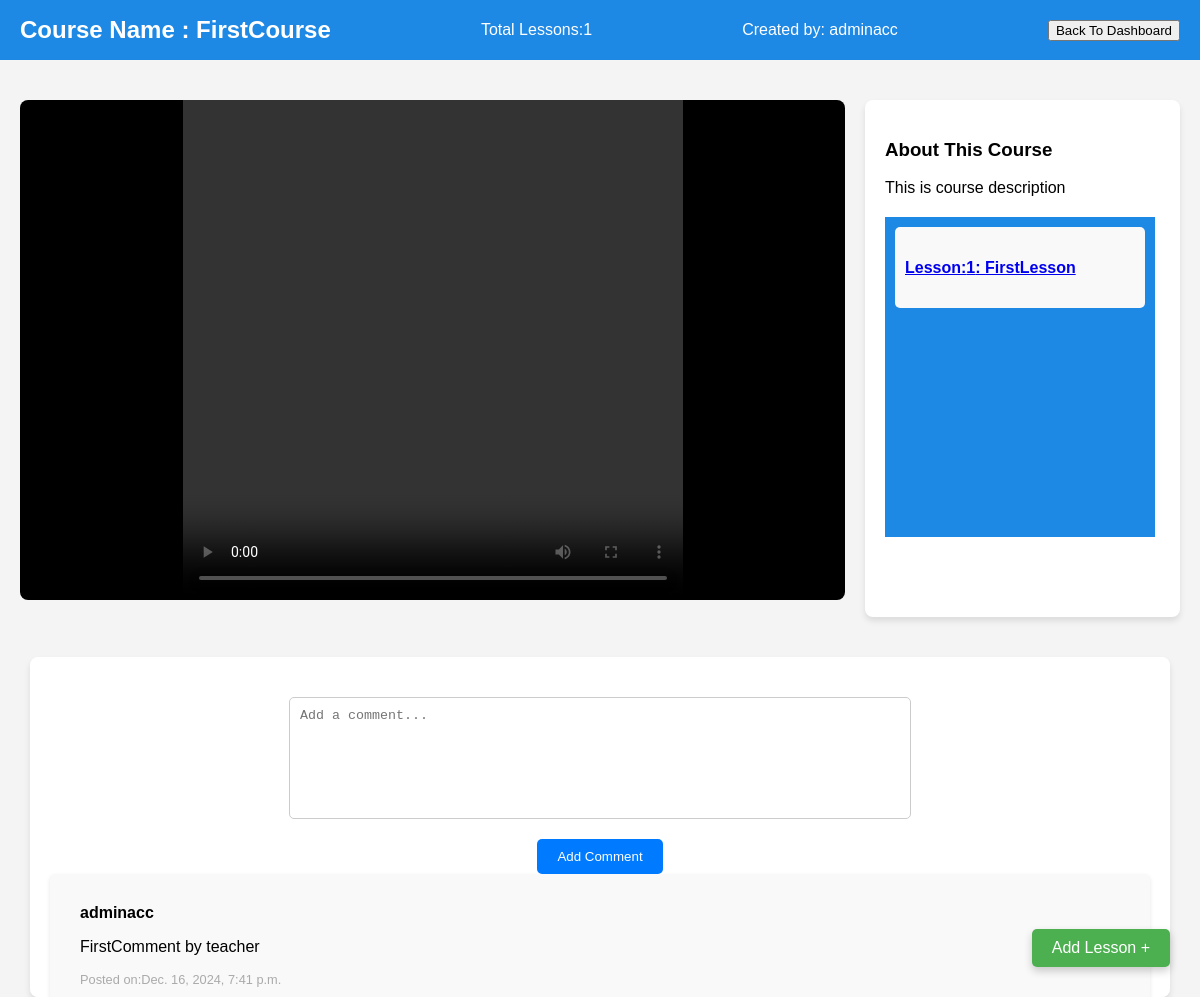
The page /dashboard/view_course/1/1/ on the database its author committed.
### dashboardapp/models.py (models this page shows, shortened)
class Course(models.Model):
    coursename = models.CharField(max_length=10, unique=True)
    coursedesc = models.CharField(max_length=300)
    createdby = models.CharField(max_length=100)
    totalstudents = models.IntegerField(default=0)

class Lesson(models.Model):
    course = models.ForeignKey(Course, on_delete=models.CASCADE, related_name='lessons')
    title = models.CharField(max_length=50)
    video = models.FileField(upload_to='videos/', null=False)
    created_at = models.DateTimeField(default=datetime.datetime.now())

class Comment(models.Model):
    lesson = models.ForeignKey(Lesson, on_delete=models.CASCADE, related_name='comments')
    name = models.CharField(max_length=255)
    content = models.TextField()
    created_at = models.DateTimeField(default=datetime.datetime.now())
    class Meta:
        ordering = ['created_at']

### dashboardapp/views.py (the view, shortened to what this page needs)
# urls.py: path('view_course/<int:course_id>/<int:lesson_id>/',
def view_course(request, course_id=None, lesson_id=None):
    course_ = get_object_or_404(Course, id=course_id)
    selected_lesson = None
    comments = None
    lesson = Lesson.objects.filter(course=course_)
    if lesson_id:
        selected_lesson = get_object_or_404(
            Lesson, id=lesson_id, course=course_)
        comments = Comment.objects.filter(lesson=selected_lesson)
        print(f"lesson selected {selected_lesson.title}")
    context = {
        'course': course_,
        'lessons': lesson,
        'selected_lesson': selected_lesson,
        'comments': comments,
    }
    return render(request, 'course_details.html', context)

### dashboardapp/templates/course_details.html (shortened to what this page needs)
<!DOCTYPE html>
<html lang="en">
  <head>
  </head>
  <body>
    <div class="topbar">
      <h1>Course Name : {{ course.coursename }}</h1>
      <div class="lesson-count">Total Lessons:{{ lessons.count }}</div>
      <div class="created-by">Created by: {{ course.createdby }}</div>
      <a href="{% url 'dashboardapp:dashboard' %}"><button>Back To Dashboard</button></a>
    </div>
    <div class="content">
      <div class="video-section">
        {% if selected_lesson %}
          <div class="video-placeholder">
            <video controls src="{{ selected_lesson.video.url }}" style="display: block; width: 500px; height: 500px;">Your browser does not support the video tag.</video>
          </div>
        {% else %}
          <div class="video-placeholder">
            <p>Select any Lesson</p>
          </div>
        {% endif %}
      </div>
      <div class="course-info">
        <h3>About This Course</h3>
        <p>{{ course.coursedesc }}</p>
        {% if lessons.count > 0 %}
          <div class="lesson-list">
            {% for lesson in lessons %}
              <a href="{% url 'dashboardapp:view_course' course.id lesson.id %}">
                <div class="lesson-item">
                  <h4>Lesson:{{forloop.counter}}: {{ lesson.title }}</h4>
                </div>
              </a>
            {% endfor %}
          </div>
        {% else %}
          <b>No lessons Found</b>
        {% endif %}
        <div class="content">
          {% if user.role != 'student' %}
            <a href="{% url 'dashboardapp:add_lesson' course.id %}"><button class="btn btn-primary fixed-btn">Add Lesson +</button></a>
          {% endif %}
        </div>
      </div>
    </div>
    {% if selected_lesson %}
      <div class="comments-section">
        <div class="add-comment">
          <form action="{% url 'dashboardapp:view_course' course.id selected_lesson.id %}" method="POST" style="width: 100%;">
            <div style="display: flex; flex-direction: column; align-items: center; gap: 10px;">
                <textarea placeholder="Add a comment..." name="content" required
                    style="width: 80%; max-width: 600px; height: 100px; resize: none; padding: 10px; border: 1px solid #ccc; border-radius: 5px;"></textarea>
                <button type="submit"
                    style="background-color: #007bff; color: white; padding: 10px 20px; border: none; border-radius: 5px; cursor: pointer;">
                    Add Comment
                </button>
            </div>
        </form>
        </div>
        {% for commen in comments %}
          <div class="comment">
            <div class="comment-header">{{ commen.name }}</div>
            <p>{{ commen.content }}</p>
            <div class="comment-time">Posted on:{{ commen.created_at }}</div>
          </div>
        {% endfor %}
      </div>
    {% endif %}
  </body>
</html>

### dashboardapp/templates/course_details.html (style rules this page uses)
body { font-family: Arial, sans-serif; background-color: #f4f4f4; margin: 0; padding: 0; overflow-x: hidden; }
.topbar { height: 60px; background-color: #1e88e5; color: white; display: flex; justify-content: space-between; align-items: center; padding: 0 20px; }
.topbar h1 { font-size: 1.5rem; margin: 0; }
.topbar .created-by { font-size: 1rem; color: #ffffff; }
.topbar .lesson-count { font-size: 1rem; color: #ffffff; }
.content { display: flex; justify-content: center; padding: 20px; margin-top: 20px; flex-direction: row; }
.video-section { flex: 3; background-color: black; border-radius: 8px; height: 500px; margin-right: 20px; display: flex; justify-content: center; align-items: center; position: relative; overflow: auto; }
.video-placeholder { color: white; font-size: 1.5rem; }
.btn { padding: 10px 20px; font-size: 16px; border-radius: 5px; cursor: pointer; transition: background-color 0.3s ease, transform 0.2s ease; border: none; }
.btn-primary { background-color: #4caf50; color: white; box-shadow: 0 4px 8px rgba(0, 0, 0, 0.2); }
.fixed-btn { position: fixed; bottom: 30px; right: 30px; z-index: 1000; }
.course-info { flex: 1; padding: 20px; background-color: white; border-radius: 8px; box-shadow: 0px 4px 6px rgba(0, 0, 0, 0.1); margin-left: auto; }
.lesson-list { width: 250px; height: 300px; overflow-y: auto; background-color: #1e88e5; padding: 10px; margin-top: 20px; }
.lesson-item { padding: 10px; background-color: #f9f9f9; margin-bottom: 10px; border-radius: 5px; border-width: 5cm; border-color: #666; box-shadow: black; cursor: pointer; transition: background-color 0.3s; }
.comments-section { background-color: #fff; border-radius: 8px; box-shadow: 0px 4px 6px rgba(0, 0, 0, 0.1); padding: 20px; margin-top: 20px; margin-left: 30px; margin-right: 30px; max-height: 300px; overflow-y: auto; }
.comment { padding: 30px; background-color: #f9f9f9; margin-bottom: 10px; border-radius: 5px; box-shadow: 0px 2px 4px rgba(0, 0, 0, 0.1); }
.comment-header { font-weight: bold; margin-bottom: 5px; }
.comment-time { font-size: 0.8rem; color: #aaa; }
.add-comment { display: flex; flex-direction: column; margin-top: 20px; }
.add-comment textarea { padding: 10px; border: 1px solid #ddd; border-radius: 5px; resize: none; min-height: 60px; }
.add-comment button { padding: 10px; border: none; background-color: #1e88e5; color: white; border-radius: 5px; margin-top: 10px; cursor: pointer; transition: background-color 0.3s; }

### rows shown on the page
Course: coursename "FirstCourse", createdby "adminacc", coursedesc "This is course description"
Lesson: title "FirstLesson"
Comment: name "adminacc", content "FirstComment by teacher", created_at "Dec. 16, 2024, 7:41 p.m."

### other values the page prints
{{ lessons.count }} "1"
